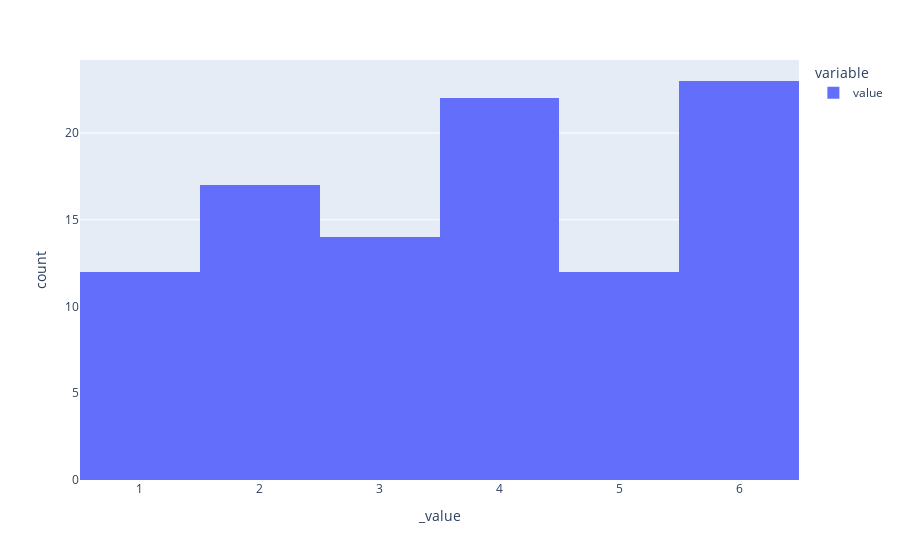

The notebook cell this image was saved under:
### Markdown cell above
#### 4.- Plot the histogram. What do you see (shape, values...) ? How can you connect the mean value to the histogram?

### Code cell
# your code here
px.histogram(roll_dice_df.value)

### Figure 1 — Plotly figure (JSON) as saved in the notebook; plotly's stock layout.template omitted (floating-point values rounded to 4 significant figures)
{"data": [{"alignmentgroup": "True", "bingroup": "x", "hovertemplate": "variable=value<br>_value=%{x}<br>count=%{y}<extra></extra>", "legendgroup": "value", "marker": {"color": "#636efa", "pattern": {"shape": ""}}, "name": "value", "offsetgroup": "value", "orientation": "v", "showlegend": true, "type": "histogram", "x": [1, 2, 6, 1, 6, 5, 2, 2, 4, 1, 5, 6, 5, 4, 5, 4, 4, 6, 2, 4, 4, 6, 3, 6, 6, 4, 1, 4, 4, 2, 6, 5, 5, 2, 3, 6, 6, 2, 3, 6, 6, 2, 5, 3, 4, 6, 2, 1, 4, 2, 3, 2, 2, 4, 6, 2, 1, 3, 2, 4, 4, 3, 4, 1, 3, 6, 3, 4, 4, 4, 2, 2, 5, 1, 5, 6, 2, 4, 6, 5, 6, 4, 1, 3, 3, 3, 5, 6, 5, 1, 6, 3, 6, 4, 1, 4, 6, 1, 3, 6], "xaxis": "x", "yaxis": "y"}], "layout": {"barmode": "relative", "legend": {"title": {"text": "variable"}, "tracegroupgap": 0}, "margin": {"t": 60}, "xaxis": {"anchor": "y", "domain": [0, 1], "title": {"text": "_value"}}, "yaxis": {"anchor": "x", "domain": [0, 1], "title": {"text": "count"}}}}
